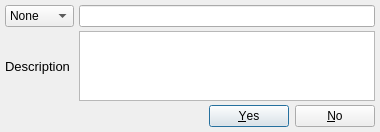
<?xml version="1.0" encoding="UTF-8"?>
<ui version="4.0">
 <class>AddLink</class>
 <widget class="QDialog" name="AddLink">
  <property name="windowModality">
   <enum>Qt::WindowModal</enum>
  </property>
  <property name="geometry">
   <rect>
    <x>0</x>
    <y>0</y>
    <width>380</width>
    <height>131</height>
   </rect>
  </property>
  <property name="sizePolicy">
   <sizepolicy hsizetype="Expanding" vsizetype="Maximum">
    <horstretch>0</horstretch>
    <verstretch>0</verstretch>
   </sizepolicy>
  </property>
  <property name="maximumSize">
   <size>
    <width>16777215</width>
    <height>16777215</height>
   </size>
  </property>
  <property name="windowTitle">
   <string>Insert link</string>
  </property>
  <property name="modal">
   <bool>true</bool>
  </property>
  <layout class="QGridLayout" name="gridLayout">
   <property name="leftMargin">
    <number>5</number>
   </property>
   <property name="topMargin">
    <number>5</number>
   </property>
   <property name="rightMargin">
    <number>5</number>
   </property>
   <property name="bottomMargin">
    <number>5</number>
   </property>
   <property name="horizontalSpacing">
    <number>5</number>
   </property>
   <property name="verticalSpacing">
    <number>4</number>
   </property>
   <item row="0" column="1">
    <widget class="QLineEdit" name="ledPath">
     <property name="sizePolicy">
      <sizepolicy hsizetype="Expanding" vsizetype="Maximum">
       <horstretch>0</horstretch>
       <verstretch>0</verstretch>
      </sizepolicy>
     </property>
     <property name="minimumSize">
      <size>
       <width>0</width>
       <height>0</height>
      </size>
     </property>
     <property name="maximumSize">
      <size>
       <width>16777215</width>
       <height>16777215</height>
      </size>
     </property>
    </widget>
   </item>
   <item row="1" column="1">
    <widget class="QTextEdit" name="tedDesc">
     <property name="minimumSize">
      <size>
       <width>0</width>
       <height>0</height>
      </size>
     </property>
     <property name="acceptRichText">
      <bool>false</bool>
     </property>
    </widget>
   </item>
   <item row="1" column="0">
    <widget class="QLabel" name="label">
     <property name="font">
      <font>
       <pointsize>10</pointsize>
      </font>
     </property>
     <property name="text">
      <string>Description</string>
     </property>
     <property name="buddy">
      <cstring>tedDesc</cstring>
     </property>
    </widget>
   </item>
   <item row="0" column="0">
    <widget class="QComboBox" name="cmbScheme">
     <property name="sizePolicy">
      <sizepolicy hsizetype="Preferred" vsizetype="Maximum">
       <horstretch>0</horstretch>
       <verstretch>0</verstretch>
      </sizepolicy>
     </property>
     <property name="toolTip">
      <string notr="true"/>
     </property>
     <property name="statusTip">
      <string notr="true"/>
     </property>
     <property name="whatsThis">
      <string notr="true"/>
     </property>
     <property name="accessibleName">
      <string notr="true"/>
     </property>
     <property name="accessibleDescription">
      <string notr="true"/>
     </property>
     <item>
      <property name="text">
       <string>None</string>
      </property>
     </item>
     <item>
      <property name="text">
       <string notr="true">HTTP</string>
      </property>
     </item>
     <item>
      <property name="text">
       <string notr="true">HTTPS</string>
      </property>
     </item>
     <item>
      <property name="text">
       <string notr="true">FTP</string>
      </property>
     </item>
     <item>
      <property name="text">
       <string notr="true">XMPP</string>
      </property>
     </item>
     <item>
      <property name="text">
       <string>Mail</string>
      </property>
     </item>
     <item>
      <property name="text">
       <string>Phone</string>
      </property>
     </item>
     <item>
      <property name="text">
       <string>Native</string>
      </property>
     </item>
    </widget>
   </item>
   <item row="2" column="0" colspan="2">
    <widget class="QDialogButtonBox" name="buttonBox">
     <property name="standardButtons">
      <set>QDialogButtonBox::No|QDialogButtonBox::Yes</set>
     </property>
    </widget>
   </item>
  </layout>
 </widget>
 <resources/>
 <connections>
  <connection>
   <sender>cmbScheme</sender>
   <signal>currentIndexChanged(int)</signal>
   <receiver>AddLink</receiver>
   <slot>onSchemeChanged(int)</slot>
   <hints>
    <hint type="sourcelabel">
     <x>37</x>
     <y>14</y>
    </hint>
    <hint type="destinationlabel">
     <x>189</x>
     <y>51</y>
    </hint>
   </hints>
  </connection>
  <connection>
   <sender>tedDesc</sender>
   <signal>textChanged()</signal>
   <receiver>AddLink</receiver>
   <slot>onTextChanged()</slot>
   <hints>
    <hint type="sourcelabel">
     <x>225</x>
     <y>50</y>
    </hint>
    <hint type="destinationlabel">
     <x>189</x>
     <y>51</y>
    </hint>
   </hints>
  </connection>
  <connection>
   <sender>ledPath</sender>
   <signal>textChanged(QString)</signal>
   <receiver>AddLink</receiver>
   <slot>onTextChanged()</slot>
   <hints>
    <hint type="sourcelabel">
     <x>225</x>
     <y>14</y>
    </hint>
    <hint type="destinationlabel">
     <x>189</x>
     <y>51</y>
    </hint>
   </hints>
  </connection>
  <connection>
   <sender>buttonBox</sender>
   <signal>clicked(QAbstractButton*)</signal>
   <receiver>AddLink</receiver>
   <slot>onButtonClicked(QAbstractButton*)</slot>
   <hints>
    <hint type="sourcelabel">
     <x>189</x>
     <y>114</y>
    </hint>
    <hint type="destinationlabel">
     <x>189</x>
     <y>65</y>
    </hint>
   </hints>
  </connection>
 </connections>
 <slots>
  <slot>onSchemeChanged(int)</slot>
  <slot>onTextChanged()</slot>
  <slot>onButtonClicked(QAbstractButton*)</slot>
 </slots>
</ui>
